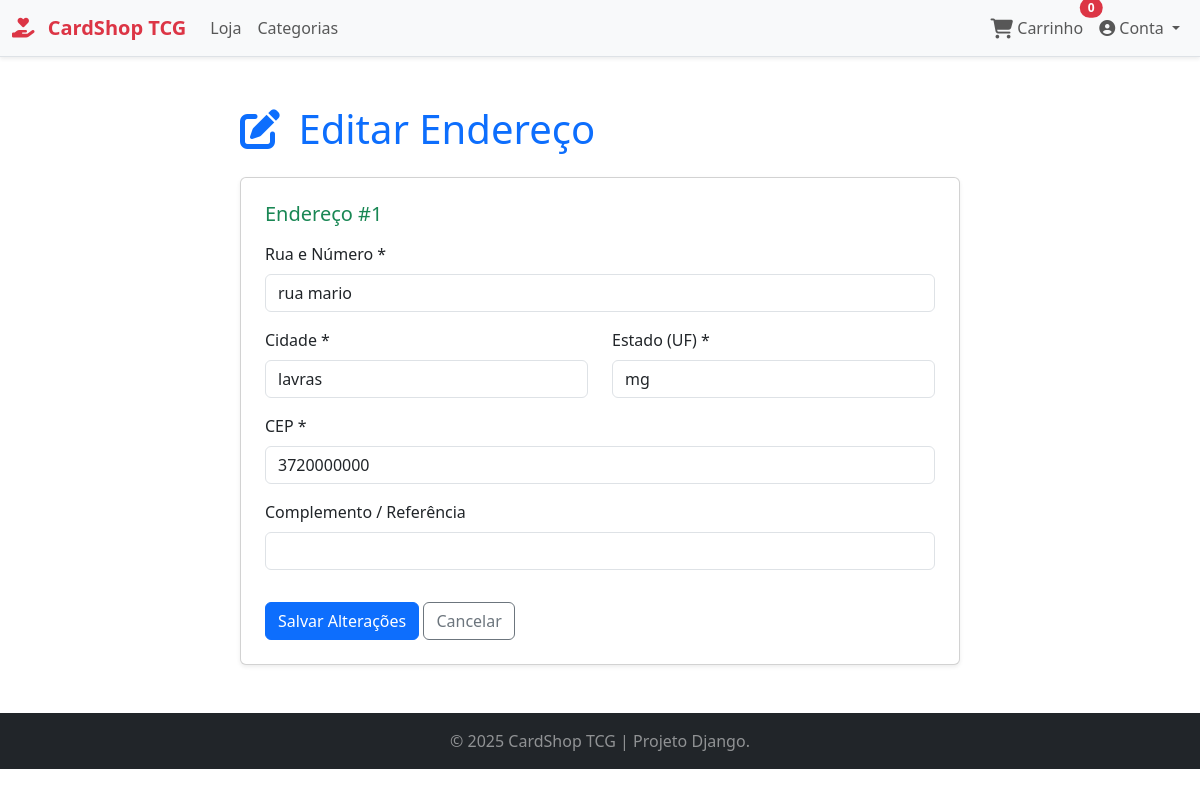
/editar_endereco/1/ (signed in), run on the app's committed database.
### tcg/models.py (models this page shows, shortened)
class Endereco(models.Model):
    usuario = models.ForeignKey(User, on_delete=models.CASCADE, related_name="enderecos")
    rua = models.CharField(max_length=255)
    cidade = models.CharField(max_length=100)
    estado = models.CharField(max_length=100)
    cep = models.CharField(max_length=20)
    complemento = models.CharField(max_length=255, blank=True, null=True)

### tcg/views.py (the view)
# urls.py: path('editar_endereco/<int:address_id>/', views.edit_address_page, name='edit_address_page'),
@login_required(login_url='tcg:login')
def edit_address_page(request, address_id):
    endereco = get_object_or_404(Endereco, pk=address_id, usuario=request.user)
    context = {
        'endereco': endereco
    }
    return render(request, 'edit_address.html', context)

### tcg/context_processors.py (called while the page is built)
def cart_item_count_processor(request):
    cart_item_count = 0
    if request.user.is_authenticated:
        try:
            carrinho = Carrinho.objects.get(usuario=request.user, status='aberto')
            cart_item_count = carrinho.itens.count()
        except Carrinho.DoesNotExist:
            pass
    return {'cart_item_count': cart_item_count}

### templates/edit_address.html (shortened to what this page needs)
{% extends "base.html" %}
{% load static %}
{% block content %}
<div class="container my-5">
    <div class="row justify-content-center">
        <div class="col-lg-8">
            <h1 class="mb-4 text-primary"><i class="fas fa-edit me-2"></i> Editar Endereço</h1>
            <div class="card shadow-sm p-4">
                <h5 class="card-title text-success mb-3">Endereço #{{ endereco.id }}</h5>
                <form method="POST" action="{% url 'tcg:save_edit_address' endereco.id %}">
                    <div class="mb-3">
                        <label for="id_rua" class="form-label">Rua e Número *</label>
                        <input type="text" class="form-control" id="id_rua" name="rua" value="{{ endereco.rua }}" required>
                    </div>
                    <div class="row">
                        <div class="col-md-6 mb-3">
                            <label for="id_cidade" class="form-label">Cidade *</label>
                            <input type="text" class="form-control" id="id_cidade" name="cidade" value="{{ endereco.cidade }}" required>
                        </div>
                        <div class="col-md-6 mb-3">
                            <label for="id_estado" class="form-label">Estado (UF) *</label>
                            <input type="text" class="form-control" id="id_estado" name="estado" value="{{ endereco.estado }}" required maxlength="2">
                        </div>
                    </div>
                    <div class="mb-3">
                        <label for="id_cep" class="form-label">CEP *</label>
                        <input type="text" class="form-control" id="id_cep" name="cep" value="{{ endereco.cep }}" required>
                    </div>
                    <div class="mb-3">
                        <label for="id_complemento" class="form-label">Complemento / Referência</label>
                        <input type="text" class="form-control" id="id_complemento" name="complemento" value="{{ endereco.complemento|default:'' }}">
                    </div>
                    <button type="submit" class="btn btn-primary mt-3">Salvar Alterações</button>
                    <a href="{% url 'tcg:profile' %}" class="btn btn-outline-secondary mt-3">Cancelar</a>
                </form>
            </div>
        </div>
    </div>
</div>
{% endblock content %}

### data on the page
Endereco: id "1", rua "rua mario", cidade "lavras", estado "mg", cep "3720000000"

### other printed values
{{ cart_item_count }} "0"
